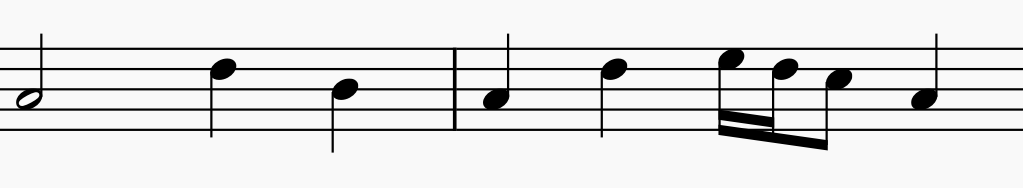
#> input picture example.png, 1023 x 188 px; its folder holds only this picture in this run
$ python -i helper_methods.py   (imports and definitions only)
#> lines starting #> are read from the running program, lines starting #| are printed output that depends on the picture; after the words box and inside, x2 and y2 are one past the last pixel; in counts of white or black regions, pixels touching at a corner belong together
#> further down, picture is the input picture: shape (188, 1023, 3); min 0, max 249, mean 226.4
import cv2
import random
import numpy as np
# [12 lines of commented-out code are left out]

direct_labels = ['x', 'b', 'clef', 'dot', 'hash', 'd', 't_2', 't_4', 'symbol_bb', 'barline']
direct_texts = {'x':'##', 'b':'&', 'hash':'#', 'd':'', 'symbol_bb':'&&', 'dot':'.', 'clef':'', 't_2':'2', 't_4':'4', 'barline':''}

chords_order = 'cdefgabcdefgab'
direct_a = {'a_1':'/1', 'a_2':'/2', 'a_4':'/4', 'a_8':'/8', 'a_16':'/16','a_32':'/32', 'a_2_flipped':'/2', 'a_4_flipped':'/4', 'a_8_flipped':'/8', 'a_16_flipped':'/16', 'a_32_flipped':'/32'}

def clean_and_cut(img):
    img[img > 200] = 255
    img[img <= 200] = 0
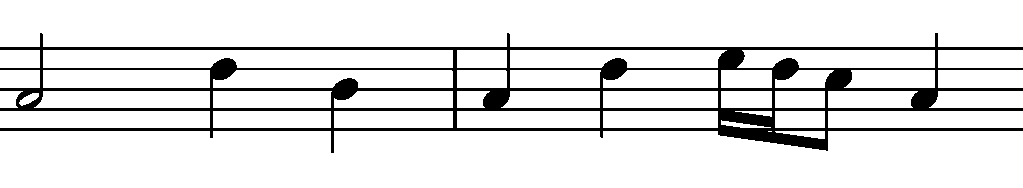
#> img: shape (188, 1023, 3); 89.1% white; 1 black region, box (x1, y1, x2, y2) and area: (0, 33, 1023, 153) 20932

    img = 255 - img

#> (the run stopped early here; a loop or call above may not have finished)
